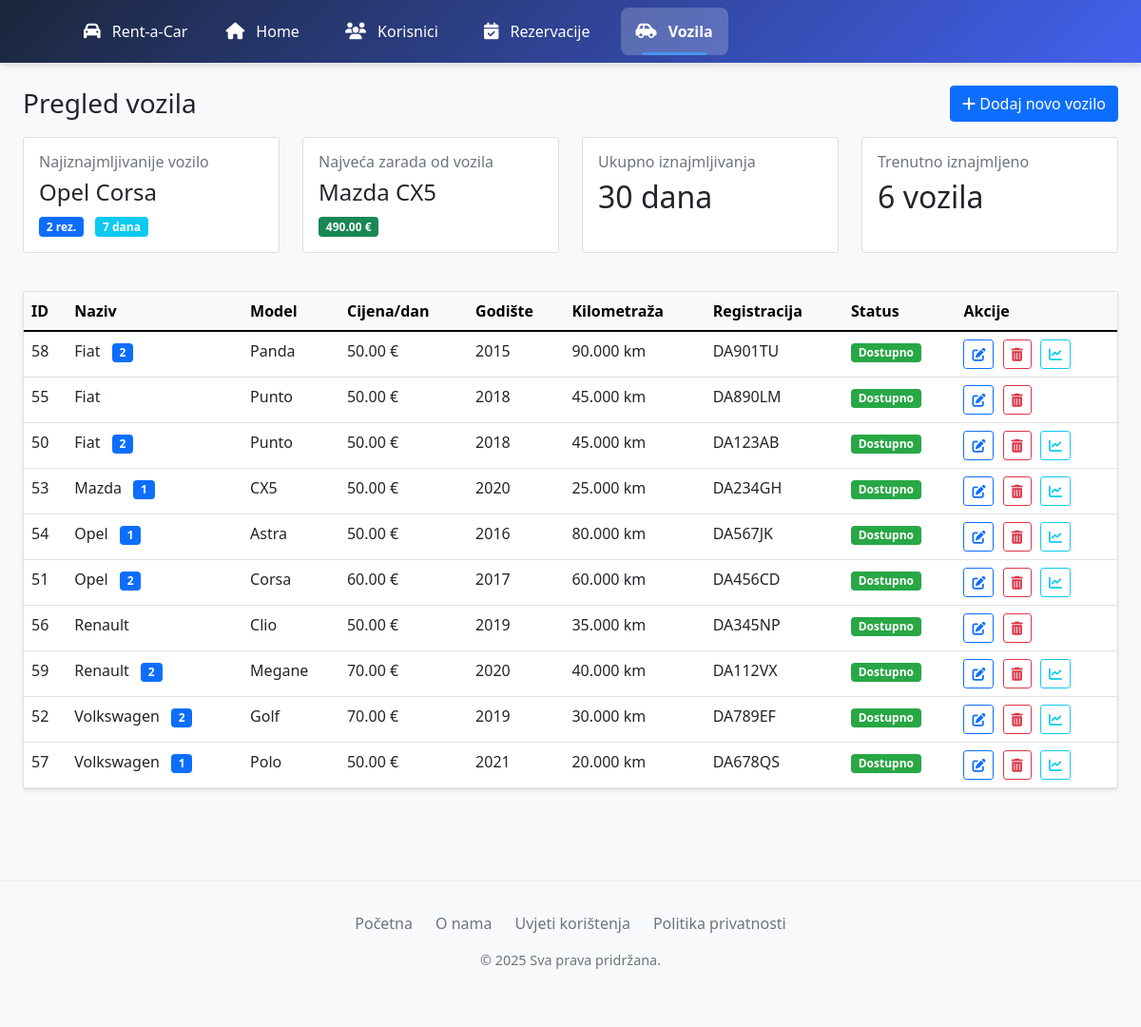
Page /pregled_vozila.php on the committed database.
### tables this page shows
CREATE TABLE `vozila` (
  `IDVozilo` int(11) NOT NULL,
  `Naziv` char(25) NOT NULL,
  `Model` char(25) DEFAULT NULL,
  `CijenaKoristenjaDnevno` float NOT NULL,
  `Raspolozivost` enum('Dostupno','Nije dostupno') NOT NULL DEFAULT 'Dostupno'
);

CREATE TABLE `karakteristike_automobila` (
  `Godiste` int(11) DEFAULT NULL,
  `Kilometraza` int(11) DEFAULT NULL,
  `Registracija` varchar(11) DEFAULT NULL,
  `VoziloID` int(11) NOT NULL
);

### pregled_vozila.php (the view, shortened to what this page needs)
<!doctype html>
<html lang="en">
<head>
    <link href="https://cdn.jsdelivr.net/npm/bootstrap@5.0.2/dist/css/bootstrap.min.css" rel="stylesheet">
    <link rel="stylesheet" href="https://cdnjs.cloudflare.com/ajax/libs/font-awesome/6.0.0/css/all.min.css">
    <link rel="stylesheet" href="pregled_vozila.css">
</head>
<body class="bg-light">
<?php include("navigacija.php"); ?>
    <div class="container-fluid py-4">
        <div class="d-flex justify-content-between align-items-center mb-3">
            <h1 class="h3 mb-0">Pregled vozila</h1>
            <button type="button" class="btn btn-primary" data-bs-toggle="modal" data-bs-target="#addVehicleModal">
                <i class="fas fa-plus"></i> Dodaj novo vozilo
            </button>
        </div>
        <div class="row mb-4">
            <?php
            include("db__connection.php");
            $mostRentedQuery = "SELECT v.IDVozilo, v.Naziv, v.Model,
                              COUNT(r.IDRezervacija) AS BrojRezervacija,
                              SUM(DATEDIFF(r.DatumZavrsetka, r.DatumPocetka)) AS UkupnoDana
                              FROM vozila v
                              LEFT JOIN rezervacije r ON v.IDVozilo = r.VoziloID
                              GROUP BY v.IDVozilo, v.Naziv, v.Model
                              ORDER BY BrojRezervacija DESC, UkupnoDana DESC
                              LIMIT 1";
            $mostRentedResult = mysqli_query($db, $mostRentedQuery);
            $mostRented = mysqli_fetch_assoc($mostRentedResult);
            $highestEarningQuery = "SELECT v.IDVozilo, v.Naziv, v.Model,
                                   SUM(r.UkupnaCijena) AS UkupnaZarada
                                   FROM vozila v
                                   LEFT JOIN rezervacije r ON v.IDVozilo = r.VoziloID
                                   GROUP BY v.IDVozilo, v.Naziv, v.Model
                                   ORDER BY UkupnaZarada DESC
                                   LIMIT 1";
            $highestEarningResult = mysqli_query($db, $highestEarningQuery);
            $highestEarning = mysqli_fetch_assoc($highestEarningResult);
            $statsQuery = "SELECT
                          SUM(DATEDIFF(r.DatumZavrsetka, r.DatumPocetka)) AS UkupnoDana,
                          SUM(r.UkupnaCijena) AS UkupnaZarada
                          FROM rezervacije r";
            $statsResult = mysqli_query($db, $statsQuery);
            $stats = mysqli_fetch_assoc($statsResult);
            $rentedQuery = "SELECT COUNT(DISTINCT VoziloID) AS TrenutnoIznajmljeno
                           FROM rezervacije
                           WHERE StatusRezervacije = 'aktivna'
                           ";
            $stmt = mysqli_prepare($db, $rentedQuery);
            mysqli_stmt_execute($stmt);
            $rentedResult = mysqli_stmt_get_result($stmt);
            $rentedCount = mysqli_fetch_assoc($rentedResult);
            ?>
            <div class="col-md-3 mb-3">
                <div class="card stat-card h-100 stat-card-1">
                    <div class="card-body">
                        <h6 class="card-title text-muted">Najiznajmljivanije vozilo</h6>
                        <h4 class="card-text">
                            <?= $mostRented ? htmlspecialchars($mostRented['Naziv'].' '.$mostRented['Model']) : 'Nema podataka' ?>
                        </h4>
                        <div>
                            <span class="badge bg-primary me-2">
                                <?= $mostRented ? $mostRented['BrojRezervacija'].' rez.' : '0 rez.' ?>
                            </span>
                            <span class="badge bg-info">
                                <?= $mostRented ? $mostRented['UkupnoDana'].' dana' : '0 dana' ?>
                            </span>
                        </div>
                    </div>
                </div>
            </div>
            <div class="col-md-3 mb-3">
                <div class="card stat-card h-100 stat-card-2">
                    <div class="card-body">
                        <h6 class="card-title text-muted">Najveća zarada od vozila</h6>
                        <h4 class="card-text">
                            <?= $highestEarning ? htmlspecialchars($highestEarning['Naziv'].' '.$highestEarning['Model']) : 'Nema podataka' ?>
                        </h4>
                        <span class="badge bg-success">
                            <?= $highestEarning ? number_format($highestEarning['UkupnaZarada'], 2).' €' : '0.00 €' ?>
                        </span>
                    </div>
                </div>
            </div>
            <div class="col-md-3 mb-3">
                <div class="card stat-card h-100 stat-card-3">
                    <div class="card-body">
                        <h6 class="card-title text-muted">Ukupno iznajmljivanja</h6>
                        <h2 class="card-text"><?= $stats['UkupnoDana'] ?? 0 ?> dana</h2>
                    </div>
                </div>
            </div>
            <div class="col-md-3 mb-3">
                <div class="card stat-card h-100 stat-card-4">
                    <div class="card-body">
                        <h6 class="card-title text-muted">Trenutno iznajmljeno</h6>
                        <h2 class="card-text"><?= $rentedCount['TrenutnoIznajmljeno'] ?? 0 ?> vozila</h2>
                    </div>
                </div>
            </div>
        </div>
        <div class="card shadow-sm">
            <div class="card-body p-0">
                <div class="table-responsive">
                    <table class="table table-hover mb-0">
                        <thead class="table-light">
                            <tr>
                                <th>ID</th>
                                <th>Naziv</th>
                                <th>Model</th>
                                <th>Cijena/dan</th>
                                <th>Godište</th>
                                <th>Kilometraža</th>
                                <th>Registracija</th>
                                <th>Status</th>
                                <th>Akcije</th>
                            </tr>
                        </thead>
                        <tbody>
                            <?php
$resetStatusQuery = "UPDATE vozila SET Raspolozivost = 'Dostupno'";
mysqli_query($db, $resetStatusQuery);
$unavailableQuery = "UPDATE vozila v
                     JOIN rezervacije r ON v.IDVozilo = r.VoziloID
                     SET v.Raspolozivost = 'Nije dostupno'
                     WHERE r.StatusRezervacije = 'aktivna'
                       AND CURDATE() BETWEEN r.DatumPocetka AND r.DatumZavrsetka";
mysqli_query($db, $unavailableQuery);
$reservedQuery = "UPDATE vozila v
                  JOIN rezervacije r ON v.IDVozilo = r.VoziloID
                  SET v.Raspolozivost = 'Rezervirano'
                  WHERE r.StatusRezervacije = 'aktivna'
                    AND CURDATE() < r.DatumPocetka";
mysqli_query($db, $reservedQuery);
                            $query = "SELECT
                                v.IDVozilo,
                                v.Naziv,
                                v.Model,
                                v.CijenaKoristenjaDnevno,
                                v.Raspolozivost,
                                ka.Godiste,
                                ka.Kilometraza,
                                ka.Registracija,
                                COUNT(r.IDRezervacija) AS BrojRezervacija,
                                SUM(DATEDIFF(r.DatumZavrsetka, r.DatumPocetka)) AS UkupnoDana,
                                SUM(r.UkupnaCijena) AS UkupnaZarada
                            FROM
                                vozila v
                            LEFT JOIN
                                karakteristike_automobila ka ON v.IDVozilo = ka.VoziloID
                            LEFT JOIN
                                rezervacije r ON v.IDVozilo = r.VoziloID
                            GROUP BY
                                v.IDVozilo, v.Naziv, v.Model, v.CijenaKoristenjaDnevno,
                                v.Raspolozivost, ka.Godiste, ka.Kilometraza, ka.Registracija
                            ORDER BY
                                v.Naziv, v.Model";
                            $result = mysqli_query($db, $query) or die("Greška u SQL upitu: " . mysqli_error($db));
                            while ($row = mysqli_fetch_assoc($result)):
                                $status = $row['Raspolozivost'] ?? 'Nije dostupno';
                                $statusClass = '';
                                $statusText = '';
                                if ($status == 'Dostupno') {
                                    $statusClass = 'badge-available';
                                    $statusText = 'Dostupno';
                                } elseif ($status == 'Rezervirano') {
                                    $statusClass = 'badge-reserved';
                                    $statusText = 'Rezervirano';
                                } else {
                                    $statusClass = 'badge-unavailable';
                                    $statusText = 'Nije dostupno';
                                }
                            ?>
                                <tr class="hover-shadow">
                                    <td><?= $row['IDVozilo'] ?></td>
                                    <td>
                                        <?= htmlspecialchars($row['Naziv']) ?>
                                        <?php if ($row['BrojRezervacija'] > 0): ?>
                                            <span class="badge bg-primary ms-2" title="Broj rezervacija">
                                                <?= $row['BrojRezervacija'] ?>
                                            </span>
                                        <?php endif; ?>
                                    </td>
                                    <td><?= htmlspecialchars($row['Model'] ?? 'N/A') ?></td>
                                    <td><?= number_format($row['CijenaKoristenjaDnevno'], 2) ?> €</td>
                                    <td><?= htmlspecialchars($row['Godiste'] ?? 'N/A') ?></td>
                                    <td><?= isset($row['Kilometraza']) ? number_format($row['Kilometraza'], 0, ',', '.') . ' km' : 'N/A' ?></td>
                                    <td><?= htmlspecialchars($row['Registracija'] ?? 'N/A') ?></td>
                                    <td>
                                        <span class="badge <?= $statusClass ?>" title="<?= $statusText ?>">
                                            <?= $statusText ?>
                                        </span>
                                    </td>
                                    <td class="action-btns">
                                        <a href="edit_vozilo.php?id=<?= $row['IDVozilo'] ?>" class="btn btn-sm btn-outline-primary" title="Uredi">
                                            <i class="fas fa-edit"></i>
                                        </a>
                                        <a href="obrisi_vozilo.php?id=<?= $row['IDVozilo'] ?>" class="btn btn-sm btn-outline-danger" title="Obriši" onclick="return confirm('Jeste li sigurni da želite obrisati ovo vozilo?')">
                                            <i class="fas fa-trash-alt"></i>
                                        </a>
                                        <?php if ($row['BrojRezervacija'] > 0): ?>
                                            <button class="btn btn-sm btn-outline-info"
                                                    title="Statistika iznajmljivanja"
                                                    data-bs-toggle="popover"
                                                    data-bs-html="true"
                                                    data-bs-content="<div><small>Ukupno dana:</small> <?= $row['UkupnoDana'] ?? 0 ?></div>
                                                                  <div><small>Ukupna zarada:</small> <?= number_format($row['UkupnaZarada'] ?? 0, 2) ?> €</div>">
                                                <i class="fas fa-chart-line"></i>
                                            </button>
                                        <?php endif; ?>
                                    </td>
                                </tr>
                            <?php endwhile; ?>
                        </tbody>
                    </table>
                </div>
            </div>
        </div>
    </div>
    <?php include("footer.php"); ?>
</body>
</html>

### pregled_vozila.css (style rules this page uses)
body.bg-light { background-color: #f8f9fa !important; padding-bottom: 60px; }
.action-btns .btn { padding: 0.25rem 0.5rem; font-size: 0.875rem; }
.table-responsive { overflow-x: auto; width: 100%; }
.badge-available { background-color: #28a745; }
.card.shadow-sm { box-shadow: 0 .125rem .25rem rgba(0,0,0,.075); margin-bottom: 1.5rem; }
.card-body.p-0 { padding: 0 !important; }
.table { width: 100%; margin-bottom: 0; }
.table thead.table-light th { background-color: #f8f9fa; border-bottom: 2px solid #dee2e6; }
.badge { font-size: 0.875em; font-weight: 600; padding: 0.35em 0.65em; }
.table-responsive { width: 100%; overflow-x: auto; -webkit-overflow-scrolling: touch; }
.table { width: 100%; max-width: 100%; }
.btn { border-radius: 0.25rem; }

### pregled_vozila.php (style rules this page uses)
.badge-available { background-color: #28a745; color: white; }
.action-btns .btn { margin-right: 5px; }
.action-btns .btn:last-child { margin-right: 0; }
.stat-card { border-left: 4px solid; transition: transform 0.2s; }
.stat-card-1 { border-left-color: #28a745; }
.stat-card-2 { border-left-color: #17a2b8; }
.stat-card-3 { border-left-color: #6f42c1; }
.stat-card-4 { border-left-color: #fd7e14; }

### navigacija.php (style rules this page uses)
:root { --primary-color: #4361ee; --secondary-color: #3f37c9; --accent-color: #4895ef; --dark-color: #1b263b; --light-color: #f8f9fa; --hover-color: #4cc9f0; --shadow: 0 4px 6px rgba(0, 0, 0, 0.1); --transition: all 0.3s ease; }
* { margin: 0; padding: 0; box-sizing: border-box; }
body { font-family: 'Segoe UI', Tahoma, Geneva, Verdana, sans-serif; }

### rows in the picture
vozila: Naziv+Model "Opel Corsa"
vozila: Naziv+Model "Mazda CX5"
karakteristike_automobila: VoziloID.IDVozilo "58", VoziloID.Naziv "Fiat", BrojRezervacija "2", VoziloID.Model "Panda", VoziloID.CijenaKoristenjaDnevno "50.00", Godiste "2015", Kilometraza "90.000", Registracija "DA901TU", VoziloID.Raspolozivost "Dostupno"
karakteristike_automobila: VoziloID.IDVozilo "55", VoziloID.Naziv "Fiat", VoziloID.Model "Punto", VoziloID.CijenaKoristenjaDnevno "50.00", Godiste "2018", Kilometraza "45.000", Registracija "DA890LM", VoziloID.Raspolozivost "Dostupno"
karakteristike_automobila: VoziloID.IDVozilo "50", VoziloID.Naziv "Fiat", BrojRezervacija "2", VoziloID.Model "Punto", VoziloID.CijenaKoristenjaDnevno "50.00", Godiste "2018", Kilometraza "45.000", Registracija "DA123AB", VoziloID.Raspolozivost "Dostupno"
karakteristike_automobila: VoziloID.IDVozilo "53", VoziloID.Naziv "Mazda", BrojRezervacija "1", VoziloID.Model "CX5", VoziloID.CijenaKoristenjaDnevno "50.00", Godiste "2020", Kilometraza "25.000", Registracija "DA234GH", VoziloID.Raspolozivost "Dostupno"
karakteristike_automobila: VoziloID.IDVozilo "54", VoziloID.Naziv "Opel", BrojRezervacija "1", VoziloID.Model "Astra", VoziloID.CijenaKoristenjaDnevno "50.00", Godiste "2016", Kilometraza "80.000", Registracija "DA567JK", VoziloID.Raspolozivost "Dostupno"
karakteristike_automobila: VoziloID.IDVozilo "51", VoziloID.Naziv "Opel", BrojRezervacija "2", VoziloID.Model "Corsa", VoziloID.CijenaKoristenjaDnevno "60.00", Godiste "2017", Kilometraza "60.000", Registracija "DA456CD", VoziloID.Raspolozivost "Dostupno"
karakteristike_automobila: VoziloID.IDVozilo "56", VoziloID.Naziv "Renault", VoziloID.Model "Clio", VoziloID.CijenaKoristenjaDnevno "50.00", Godiste "2019", Kilometraza "35.000", Registracija "DA345NP", VoziloID.Raspolozivost "Dostupno"
karakteristike_automobila: VoziloID.IDVozilo "59", VoziloID.Naziv "Renault", BrojRezervacija "2", VoziloID.Model "Megane", VoziloID.CijenaKoristenjaDnevno "70.00", Godiste "2020", Kilometraza "40.000", Registracija "DA112VX", VoziloID.Raspolozivost "Dostupno"
karakteristike_automobila: VoziloID.IDVozilo "52", VoziloID.Naziv "Volkswagen", BrojRezervacija "2", VoziloID.Model "Golf", VoziloID.CijenaKoristenjaDnevno "70.00", Godiste "2019", Kilometraza "30.000", Registracija "DA789EF", VoziloID.Raspolozivost "Dostupno"
karakteristike_automobila: VoziloID.IDVozilo "57", VoziloID.Naziv "Volkswagen", BrojRezervacija "1", VoziloID.Model "Polo", VoziloID.CijenaKoristenjaDnevno "50.00", Godiste "2021", Kilometraza "20.000", Registracija "DA678QS", VoziloID.Raspolozivost "Dostupno"

### other values in the picture
$mostRented['BrojRezervacija'] "2"
$mostRented['UkupnoDana'] "7"
$highestEarning['UkupnaZarada'] "490.00"
$stats['UkupnoDana'] "30"
$rentedCount['TrenutnoIznajmljeno'] "6"
